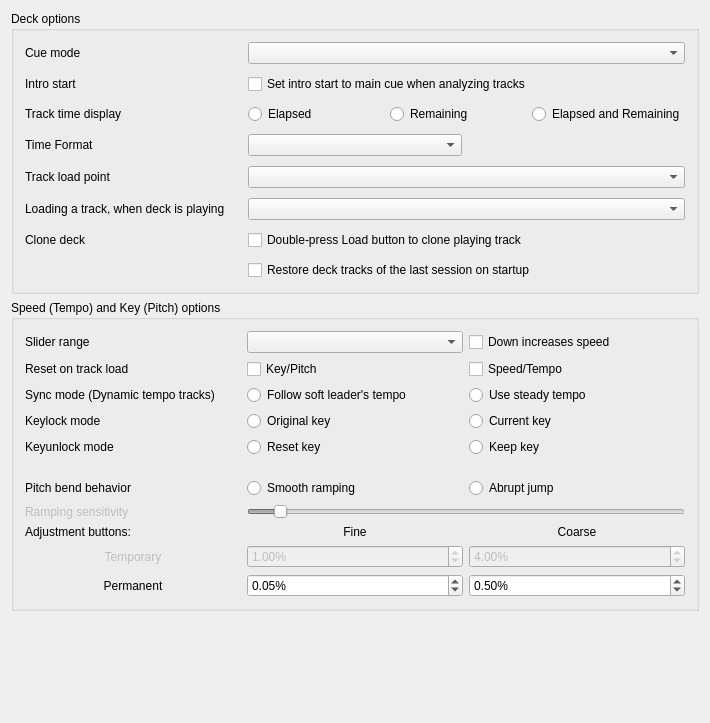
<?xml version="1.0" encoding="UTF-8"?>
<ui version="4.0">
 <class>DlgPrefDeckDlg</class>
 <widget class="QWidget" name="DlgPrefDeckDlg">
  <property name="geometry">
   <rect>
    <x>0</x>
    <y>0</y>
    <width>710</width>
    <height>723</height>
   </rect>
  </property>
  <property name="windowTitle">
   <string>Deck Preferences</string>
  </property>
  <layout class="QGridLayout" name="gridLayout_3">
   <item row="0" column="0">
    <widget class="QGroupBox" name="groupBoxDeckOptions">
     <property name="title">
      <string>Deck options</string>
     </property>
     <layout class="QGridLayout" name="GridLayout1">
      <property name="spacing">
       <number>10</number>
      </property>
      <item row="5" column="0">
       <widget class="QLabel" name="labelLoadWhenDeckPlaying">
        <property name="text">
         <string>Loading a track, when deck is playing</string>
        </property>
        <property name="buddy">
         <cstring>comboBoxLoadWhenDeckPlaying</cstring>
        </property>
       </widget>
      </item>
      <item row="0" column="0">
       <widget class="QLabel" name="labelCueMode">
        <property name="text">
         <string>Cue mode</string>
        </property>
        <property name="openExternalLinks">
         <bool>true</bool>
        </property>
        <property name="buddy">
         <cstring>ComboBoxCueMode</cstring>
        </property>
       </widget>
      </item>
      <item row="4" column="1" colspan="2">
       <widget class="QComboBox" name="comboBoxLoadPoint"/>
      </item>
      <item row="1" column="1" colspan="2">
       <widget class="QCheckBox" name="checkBoxIntroStartMove">
        <property name="toolTip">
         <string>When the analyzer places the intro start point automatically,
it will place it at the main cue point if the main cue point has been set previously.
This may be helpful for upgrading to Mixxx 2.3 from earlier versions.

If this option is disabled, the intro start point is automatically placed at the first sound.</string>
        </property>
        <property name="text">
         <string>Set intro start to main cue when analyzing tracks</string>
        </property>
       </widget>
      </item>
      <item row="1" column="0">
       <widget class="QLabel" name="labelIntroStartMove">
        <property name="text">
         <string>Intro start</string>
        </property>
        <property name="buddy">
         <cstring>ComboBoxCueMode</cstring>
        </property>
       </widget>
      </item>
      <item row="0" column="1" colspan="2">
       <widget class="QComboBox" name="ComboBoxCueMode">
        <property name="toolTip">
         <string>Mixxx mode:
- Cue button while pause at cue point = preview
- Cue button while pause not at cue point = set cue point
- Cue button while playing = pause at cue point
Mixxx mode (no blinking):
- Same as Mixxx mode but with no blinking indicators
Pioneer mode:
- Same as Mixxx mode with a flashing play button
Denon mode:
- Cue button at cue point = preview
- Cue button not at cue point = pause at cue point
- Play = set cue point
Numark mode:
- Same as Denon mode, but without a flashing play button
CUP mode:
- Cue button while pause at cue point = play after release
- Cue button while pause not at cue point = set cue point and play after release
- Cue button while playing = go to cue point and play after release
</string>
        </property>
       </widget>
      </item>
      <item row="6" column="0">
       <widget class="QLabel" name="labelCloneDeckOnLoadDoubleTap">
        <property name="text">
         <string>Clone deck</string>
        </property>
        <property name="buddy">
         <cstring>checkBoxCloneDeckOnLoadDoubleTap</cstring>
        </property>
       </widget>
      </item>
      <item row="3" column="0">
       <widget class="QLabel" name="labelTimeDisplay">
        <property name="text">
         <string>Time Format</string>
        </property>
       </widget>
      </item>
      <item row="3" column="1">
       <widget class="QComboBox" name="comboBoxTimeFormat"/>
      </item>
      <item row="4" column="0">
       <widget class="QLabel" name="labelLoadPoint">
        <property name="text">
         <string>Track load point</string>
        </property>
       </widget>
      </item>
      <item row="2" column="0">
       <widget class="QLabel" name="labelPositionDisplay">
        <property name="enabled">
         <bool>true</bool>
        </property>
        <property name="font">
         <font/>
        </property>
        <property name="text">
         <string>Track time display</string>
        </property>
        <property name="wordWrap">
         <bool>false</bool>
        </property>
        <property name="buddy">
         <cstring>radioButtonElapsed</cstring>
        </property>
       </widget>
      </item>
      <item row="5" column="1" colspan="2">
       <widget class="QComboBox" name="comboBoxLoadWhenDeckPlaying"/>
      </item>
      <item row="2" column="1" colspan="2">
       <layout class="QHBoxLayout" name="horizontalLayout">
        <item>
         <widget class="QRadioButton" name="radioButtonElapsed">
          <property name="text">
           <string>Elapsed</string>
          </property>
          <attribute name="buttonGroup">
           <string notr="true">buttonGroupTrackTime</string>
          </attribute>
         </widget>
        </item>
        <item>
         <widget class="QRadioButton" name="radioButtonRemaining">
          <property name="text">
           <string>Remaining</string>
          </property>
          <attribute name="buttonGroup">
           <string notr="true">buttonGroupTrackTime</string>
          </attribute>
         </widget>
        </item>
        <item>
         <widget class="QRadioButton" name="radioButtonElapsedAndRemaining">
          <property name="text">
           <string>Elapsed and Remaining</string>
          </property>
          <attribute name="buttonGroup">
           <string notr="true">buttonGroupTrackTime</string>
          </attribute>
         </widget>
        </item>
       </layout>
      </item>
      <item row="6" column="1" colspan="2">
       <widget class="QCheckBox" name="checkBoxCloneDeckOnLoadDoubleTap">
        <property name="toolTip">
         <string>Create a playing clone of the first playing deck by double-tapping a Load button on a controller or keyboard.
You can always drag-and-drop tracks on screen to clone a deck.</string>
        </property>
        <property name="text">
         <string>Double-press Load button to clone playing track</string>
        </property>
       </widget>
      </item>
      <item row="7" column="1" colspan="2">
       <widget class="QCheckBox" name="checkBoxRestoreDecksOnStartup">
        <property name="toolTip">
         <string>Load the tracks of the last session into the decks when Mixxx starts, e.g. after a crash.
The tracks are loaded but not played.</string>
        </property>
        <property name="text">
         <string>Restore deck tracks of the last session on startup</string>
        </property>
       </widget>
      </item>
     </layout>
    </widget>
   </item>
   <item row="1" column="0">
    <widget class="QGroupBox" name="groupBoxSpeedPitchOptions">
     <property name="title">
      <string>Speed (Tempo) and Key (Pitch) options</string>
     </property>
     <layout class="QGridLayout" name="gridLayout_7">
      <item row="0" column="0">
       <layout class="QGridLayout" name="GridLayoutSpeedOptions">
        <item row="11" column="2">
         <widget class="QDoubleSpinBox" name="spinBoxPermanentRateCoarse">
          <property name="toolTip">
           <string>Permanent rate change when left-clicking</string>
          </property>
          <property name="accelerated">
           <bool>true</bool>
          </property>
          <property name="suffix">
           <string>%</string>
          </property>
          <property name="decimals">
           <number>2</number>
          </property>
          <property name="minimum">
           <double>0.010000000000000</double>
          </property>
          <property name="maximum">
           <double>10.000000000000000</double>
          </property>
          <property name="singleStep">
           <double>0.010000000000000</double>
          </property>
          <property name="value">
           <double>0.500000000000000</double>
          </property>
         </widget>
        </item>
        <item row="11" column="1">
         <widget class="QDoubleSpinBox" name="spinBoxPermanentRateFine">
          <property name="toolTip">
           <string>Permanent rate change when right-clicking</string>
          </property>
          <property name="accelerated">
           <bool>true</bool>
          </property>
          <property name="suffix">
           <string>%</string>
          </property>
          <property name="decimals">
           <number>2</number>
          </property>
          <property name="minimum">
           <double>0.010000000000000</double>
          </property>
          <property name="maximum">
           <double>10.000000000000000</double>
          </property>
          <property name="singleStep">
           <double>0.010000000000000</double>
          </property>
          <property name="value">
           <double>0.050000000000000</double>
          </property>
         </widget>
        </item>
        <item row="1" column="0">
         <widget class="QLabel" name="labelSpeedPitchReset">
          <property name="text">
           <string>Reset on track load</string>
          </property>
          <property name="buddy">
           <cstring>checkBoxResetPitch</cstring>
          </property>
         </widget>
        </item>
        <item row="3" column="2">
         <widget class="QRadioButton" name="radioButtonCurrentKey">
          <property name="text">
           <string>Current key</string>
          </property>
          <attribute name="buttonGroup">
           <string notr="true">buttonGroupKeyLockMode</string>
          </attribute>
         </widget>
        </item>
        <item row="10" column="1">
         <widget class="QDoubleSpinBox" name="spinBoxTemporaryRateFine">
          <property name="enabled">
           <bool>false</bool>
          </property>
          <property name="toolTip">
           <string>Temporary rate change when right-clicking</string>
          </property>
          <property name="accelerated">
           <bool>true</bool>
          </property>
          <property name="suffix">
           <string>%</string>
          </property>
          <property name="decimals">
           <number>2</number>
          </property>
          <property name="minimum">
           <double>0.010000000000000</double>
          </property>
          <property name="maximum">
           <double>10.000000000000000</double>
          </property>
          <property name="singleStep">
           <double>0.010000000000000</double>
          </property>
          <property name="value">
           <double>1.000000000000000</double>
          </property>
         </widget>
        </item>
        <item row="11" column="0">
         <widget class="QLabel" name="labelSpeedPermanent">
          <property name="text">
           <string>Permanent</string>
          </property>
          <property name="alignment">
           <set>Qt::AlignCenter</set>
          </property>
         </widget>
        </item>
        <item row="7" column="1" colspan="2">
         <widget class="QSlider" name="SliderRateRampSensitivity">
          <property name="enabled">
           <bool>false</bool>
          </property>
          <property name="minimum">
           <number>100</number>
          </property>
          <property name="maximum">
           <number>2500</number>
          </property>
          <property name="singleStep">
           <number>50</number>
          </property>
          <property name="value">
           <number>250</number>
          </property>
          <property name="orientation">
           <enum>Qt::Horizontal</enum>
          </property>
         </widget>
        </item>
        <item row="10" column="0">
         <widget class="QLabel" name="labelSpeedTemporary">
          <property name="enabled">
           <bool>false</bool>
          </property>
          <property name="text">
           <string>Temporary</string>
          </property>
          <property name="alignment">
           <set>Qt::AlignCenter</set>
          </property>
         </widget>
        </item>
        <item row="2" column="0">
         <widget class="QLabel" name="labelSyncMode">
          <property name="text">
           <string>Sync mode (Dynamic tempo tracks)</string>
          </property>
          <property name="openExternalLinks">
           <bool>true</bool>
          </property>
         </widget>
        </item>
        <item row="3" column="0">
         <widget class="QLabel" name="labelKeylockMode">
          <property name="text">
           <string>Keylock mode</string>
          </property>
          <property name="buddy">
           <cstring>radioButtonOriginalKey</cstring>
          </property>
         </widget>
        </item>
        <item row="7" column="0">
         <widget class="QLabel" name="labelSpeedRampSensitivity">
          <property name="enabled">
           <bool>false</bool>
          </property>
          <property name="text">
           <string>Ramping sensitivity</string>
          </property>
          <property name="buddy">
           <cstring>SliderRateRampSensitivity</cstring>
          </property>
         </widget>
        </item>
        <item row="6" column="0">
         <widget class="QLabel" name="labelSpeedBendBehavior">
          <property name="text">
           <string>Pitch bend behavior</string>
          </property>
          <property name="buddy">
           <cstring>radioButtonRateRampModeStepping</cstring>
          </property>
         </widget>
        </item>
        <item row="3" column="1">
         <widget class="QRadioButton" name="radioButtonOriginalKey">
          <property name="text">
           <string>Original key</string>
          </property>
          <attribute name="buttonGroup">
           <string notr="true">buttonGroupKeyLockMode</string>
          </attribute>
         </widget>
        </item>
        <item row="10" column="2">
         <widget class="QDoubleSpinBox" name="spinBoxTemporaryRateCoarse">
          <property name="enabled">
           <bool>false</bool>
          </property>
          <property name="toolTip">
           <string>Temporary rate change when left-clicking</string>
          </property>
          <property name="accelerated">
           <bool>true</bool>
          </property>
          <property name="suffix">
           <string>%</string>
          </property>
          <property name="decimals">
           <number>2</number>
          </property>
          <property name="minimum">
           <double>0.010000000000000</double>
          </property>
          <property name="maximum">
           <double>10.000000000000000</double>
          </property>
          <property name="singleStep">
           <double>0.010000000000000</double>
          </property>
          <property name="value">
           <double>4.000000000000000</double>
          </property>
         </widget>
        </item>
        <item row="1" column="2">
         <widget class="QCheckBox" name="checkBoxResetSpeed">
          <property name="text">
           <string>Speed/Tempo</string>
          </property>
         </widget>
        </item>
        <item row="1" column="1">
         <widget class="QCheckBox" name="checkBoxResetPitch">
          <property name="text">
           <string>Key/Pitch</string>
          </property>
         </widget>
        </item>
        <item row="9" column="0">
         <widget class="QLabel" name="labelSpeedAdjustment">
          <property name="text">
           <string>Adjustment buttons:</string>
          </property>
         </widget>
        </item>
        <item row="2" column="1">
         <widget class="QRadioButton" name="radioButtonSoftLeader">
          <property name="toolTip">
           <string>Apply tempo changes from a soft-leading track (usually the leaving track in a transition) to the follower tracks. After the transition, the follower track will continue with the previous leader's very last tempo. Changes from explicit selected leaders are always applied.</string>
          </property>
          <property name="text">
           <string>Follow soft leader's tempo</string>
          </property>
          <attribute name="buttonGroup">
           <string notr="true">buttonGroupSyncMode</string>
          </attribute>
         </widget>
        </item>
        <item row="9" column="2">
         <widget class="QLabel" name="labelSpeedCoarse">
          <property name="enabled">
           <bool>true</bool>
          </property>
          <property name="font">
           <font/>
          </property>
          <property name="toolTip">
           <string/>
          </property>
          <property name="text">
           <string>Coarse</string>
          </property>
          <property name="alignment">
           <set>Qt::AlignCenter</set>
          </property>
          <property name="wordWrap">
           <bool>false</bool>
          </property>
          <property name="buddy">
           <cstring>spinBoxPermanentRateCoarse</cstring>
          </property>
         </widget>
        </item>
        <item row="9" column="1">
         <widget class="QLabel" name="labelSpeedFine">
          <property name="enabled">
           <bool>true</bool>
          </property>
          <property name="font">
           <font/>
          </property>
          <property name="toolTip">
           <string/>
          </property>
          <property name="text">
           <string>Fine</string>
          </property>
          <property name="alignment">
           <set>Qt::AlignCenter</set>
          </property>
          <property name="wordWrap">
           <bool>false</bool>
          </property>
          <property name="buddy">
           <cstring>spinBoxPermanentRateFine</cstring>
          </property>
         </widget>
        </item>
        <item row="0" column="2">
         <widget class="QCheckBox" name="checkBoxInvertSpeedSlider">
          <property name="toolTip">
           <string>Make the speed sliders work like those on DJ turntables and CDJs where moving downward increases the speed</string>
          </property>
          <property name="text">
           <string>Down increases speed</string>
          </property>
         </widget>
        </item>
        <item row="0" column="0">
         <widget class="QLabel" name="labelSpeedSliderrange">
          <property name="enabled">
           <bool>true</bool>
          </property>
          <property name="font">
           <font/>
          </property>
          <property name="text">
           <string>Slider range</string>
          </property>
          <property name="wordWrap">
           <bool>false</bool>
          </property>
          <property name="buddy">
           <cstring>ComboBoxRateRange</cstring>
          </property>
         </widget>
        </item>
        <item row="0" column="1">
         <widget class="QComboBox" name="ComboBoxRateRange">
          <property name="font">
           <font/>
          </property>
          <property name="toolTip">
           <string>Adjusts the range of the speed (Vinyl &quot;Pitch&quot;) slider.</string>
          </property>
         </widget>
        </item>
        <item row="6" column="2">
         <widget class="QRadioButton" name="radioButtonRateRampModeStepping">
          <property name="text">
           <string>Abrupt jump</string>
          </property>
          <attribute name="buttonGroup">
           <string notr="true">buttonGroupSpeedBendBehavior</string>
          </attribute>
         </widget>
        </item>
        <item row="6" column="1">
         <widget class="QRadioButton" name="radioButtonRateRampModeLinear">
          <property name="toolTip">
           <string>Smoothly adjusts deck speed when temporary change buttons are held down</string>
          </property>
          <property name="text">
           <string>Smooth ramping</string>
          </property>
          <attribute name="buttonGroup">
           <string notr="true">buttonGroupSpeedBendBehavior</string>
          </attribute>
         </widget>
        </item>
        <item row="4" column="0">
         <widget class="QLabel" name="labelKeyunlockMode">
          <property name="text">
           <string>Keyunlock mode</string>
          </property>
         </widget>
        </item>
        <item row="4" column="1">
         <widget class="QRadioButton" name="radioButtonResetUnlockedKey">
          <property name="text">
           <string>Reset key</string>
          </property>
          <attribute name="buttonGroup">
           <string notr="true">buttonGroupKeyUnlockMode</string>
          </attribute>
         </widget>
        </item>
        <item row="4" column="2">
         <widget class="QRadioButton" name="radioButtonKeepUnlockedKey">
          <property name="text">
           <string>Keep key</string>
          </property>
          <attribute name="buttonGroup">
           <string notr="true">buttonGroupKeyUnlockMode</string>
          </attribute>
         </widget>
        </item>
        <item row="2" column="2">
         <widget class="QRadioButton" name="radioButtonLockBpm">
          <property name="toolTip">
           <string>The tempo of a previous soft leader track at the beginning of the transition is kept steady. After the transition, the follower track will maintain this original tempo. This technique serves as a workaround to avoid dynamic tempo changes, as seen during the outro of rubato-style tracks. For instance, it prevents the follower track from continuing with a slowed-down tempo of the soft leader. This corresponds to the behavior before Mixxx 2.4. Changes from explicit selected leaders are always applied.</string>
          </property>
          <property name="text">
           <string>Use steady tempo</string>
          </property>
          <attribute name="buttonGroup">
           <string notr="true">buttonGroupSyncMode</string>
          </attribute>
         </widget>
        </item>
        <item row="5" column="0">
         <spacer name="verticalSpacer1">
          <property name="orientation">
           <enum>Qt::Vertical</enum>
          </property>
          <property name="sizeHint" stdset="0">
           <size>
            <width>20</width>
            <height>15</height>
           </size>
          </property>
         </spacer>
        </item>
       </layout>
      </item>
     </layout>
    </widget>
   </item>
   <item row="2" column="0">
    <spacer name="verticalSpacer2">
     <property name="orientation">
      <enum>Qt::Vertical</enum>
     </property>
     <property name="sizeHint" stdset="0">
      <size>
       <width>20</width>
       <height>40</height>
      </size>
     </property>
    </spacer>
   </item>
  </layout>
 </widget>
 <layoutdefault spacing="6" margin="11"/>
 <tabstops>
  <tabstop>ComboBoxCueMode</tabstop>
  <tabstop>checkBoxIntroStartMove</tabstop>
  <tabstop>radioButtonElapsed</tabstop>
  <tabstop>radioButtonRemaining</tabstop>
  <tabstop>radioButtonElapsedAndRemaining</tabstop>
  <tabstop>comboBoxTimeFormat</tabstop>
  <tabstop>comboBoxLoadPoint</tabstop>
  <tabstop>comboBoxLoadWhenDeckPlaying</tabstop>
  <tabstop>checkBoxCloneDeckOnLoadDoubleTap</tabstop>
  <tabstop>ComboBoxRateRange</tabstop>
  <tabstop>checkBoxInvertSpeedSlider</tabstop>
  <tabstop>checkBoxResetPitch</tabstop>
  <tabstop>checkBoxResetSpeed</tabstop>
  <tabstop>radioButtonSoftLeader</tabstop>
  <tabstop>radioButtonOriginalKey</tabstop>
  <tabstop>radioButtonCurrentKey</tabstop>
  <tabstop>radioButtonResetUnlockedKey</tabstop>
  <tabstop>radioButtonKeepUnlockedKey</tabstop>
  <tabstop>radioButtonRateRampModeLinear</tabstop>
  <tabstop>radioButtonRateRampModeStepping</tabstop>
  <tabstop>SliderRateRampSensitivity</tabstop>
  <tabstop>spinBoxTemporaryRateFine</tabstop>
  <tabstop>spinBoxTemporaryRateCoarse</tabstop>
  <tabstop>spinBoxPermanentRateFine</tabstop>
  <tabstop>spinBoxPermanentRateCoarse</tabstop>
 </tabstops>
 <resources/>
 <buttongroups>
  <buttongroup name="buttonGroupTrackTime"/>
  <buttongroup name="buttonGroupKeyUnlockMode"/>
  <buttongroup name="buttonGroupKeyLockMode"/>
  <buttongroup name="buttonGroupSpeedBendBehavior"/>
  <buttongroup name="buttonGroupSyncMode"/>
 </buttongroups>
</ui>
